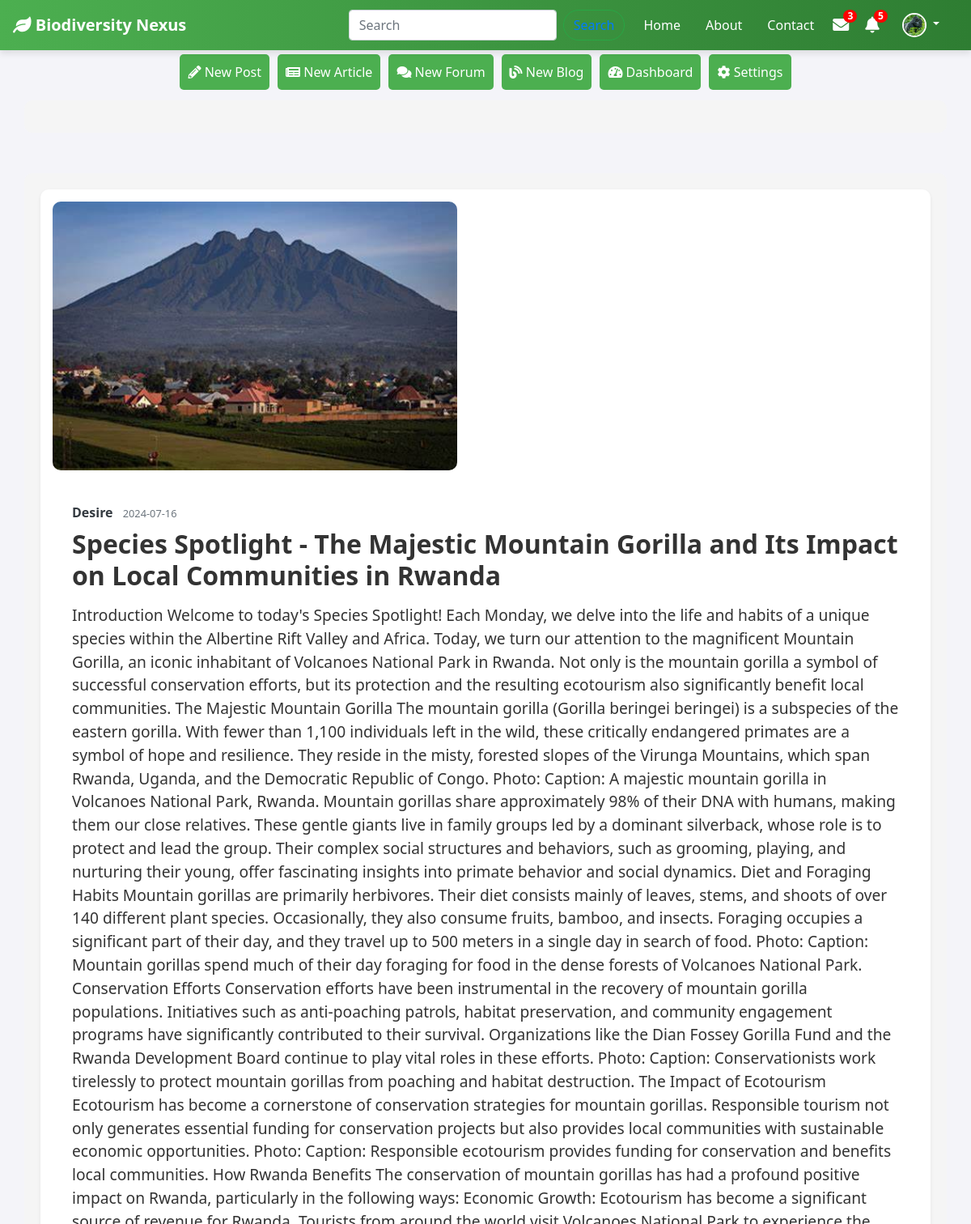
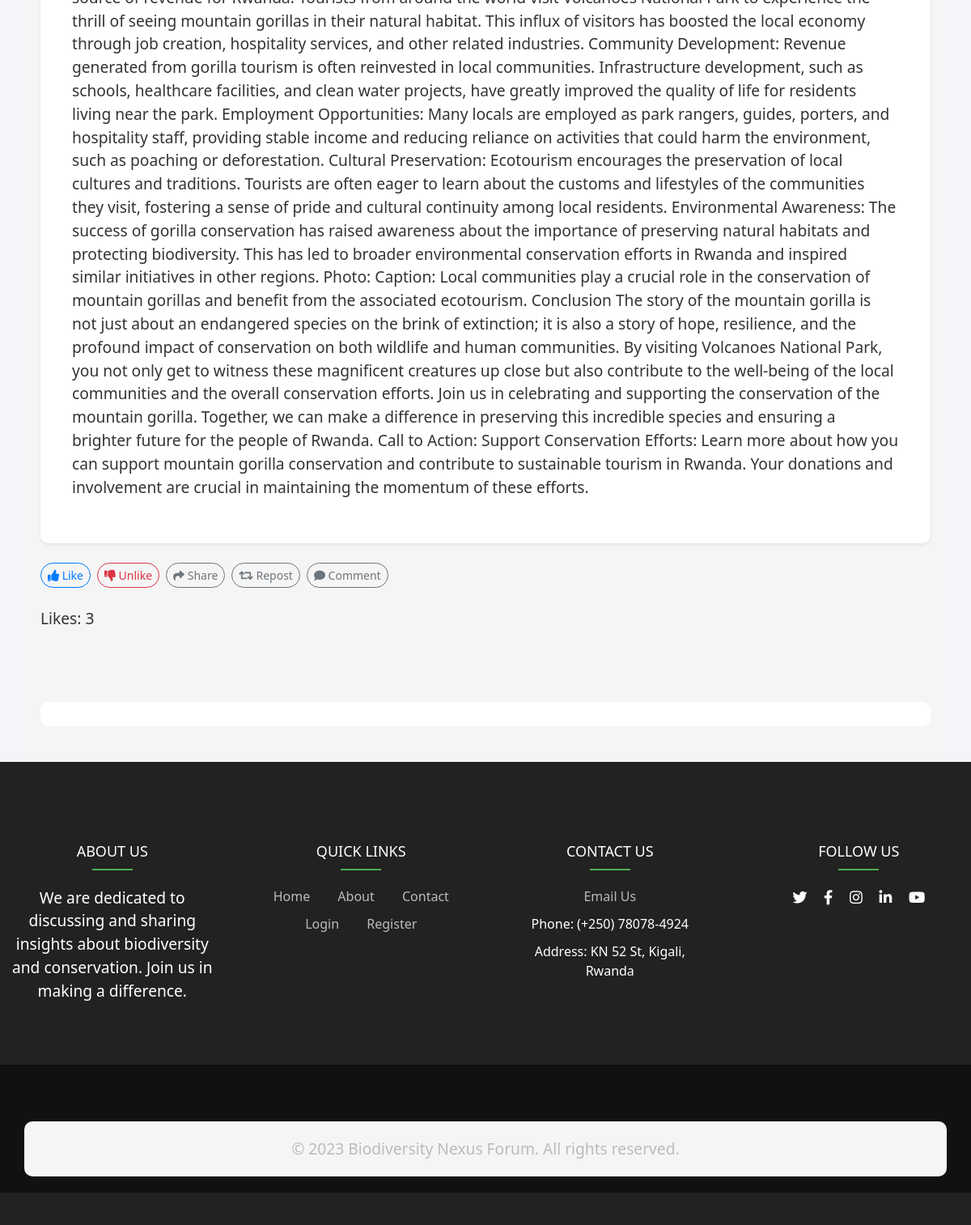
Page /post/14 (signed in) on the committed database (2 pictures, top to bottom).
### app/models.py (models this page shows, shortened)
class User(db.Model, UserMixin):
    id = db.Column(db.Integer, primary_key=True)
    username = db.Column(db.String(20), unique=True, nullable=False)
    email = db.Column(db.String(120), unique=True, nullable=False)
    profile_image = db.Column(db.String(20), nullable=False, default='default.jpg')
    password = db.Column(db.String(60), nullable=False)
    posts = db.relationship('Post', backref='author', lazy=True)
    articles = db.relationship('Article', backref='author', lazy=True)
    bio = db.Column(db.String(140), nullable=True)
    forums = db.relationship('Forum', backref='author', lazy=True)      # Added for forums
    blogs = db.relationship('Blog', backref='author', lazy=True)
    followed = db.relationship(
        'User', secondary=follows,
        primaryjoin=(follows.c.follower_id == id),
        secondaryjoin=(follows.c.followed_id == id),
        backref=db.backref('followers', lazy='dynamic'), lazy='dynamic'
    )

class Post(db.Model):
    id = db.Column(db.Integer, primary_key=True)
    title = db.Column(db.String(100), nullable=False)
    date_posted = db.Column(db.DateTime, nullable=False, default=datetime.utcnow)
    content = db.Column(db.Text, nullable=False)
    file = db.Column(db.String(20), nullable=True)
    user_id = db.Column(db.Integer, db.ForeignKey('user.id'), nullable=False)
    comments = db.relationship('Comment', backref='post', lazy=True)
    likes = db.Column(db.Integer, nullable=False, default=0)

### app/routes.py (the view)
@app.route("/post/<int:post_id>", methods=['GET', 'POST'])
def post(post_id):
    post = Post.query.get_or_404(post_id)
    return render_template('post.html', title=post.title, post=post, file=post.file)

### app/__init__.py (called while the page is built)
@login_manager.user_loader
def load_user(user_id):
    return models.User.query.get(int(user_id))

### app/templates/post.html (shortened to what this page needs)
{% extends "base.html" %}
{% block content %}
<article class="media content-section card mb-4 shadow-sm">
    <img class="card-img-top" src="{{ url_for('static', filename='uploads/' ~ post.file) }}" alt="Post image">
    <div class="media-body p-4">
        <div class="article-metadata mb-2 d-flex justify-content-between align-items-center">
            <div>
                <a class="mr-2 text-dark font-weight-bold" href="#">{{ post.author.username }}</a>
                <small class="text-muted">{{ post.date_posted.strftime('%Y-%m-%d') }}</small>
            </div>
        </div>
        <h2 class="article-title mb-3">{{ post.title }}</h2>
        <p class="article-content">{{ post.content }}</p>
    </div>
</article>
<div class="d-flex justify-content-start mt-2 mb-4">
    <form action="{{ url_for('like_post', post_id=post.id) }}" method="POST" class="d-inline">
        <button type="submit" class="btn btn-outline-primary btn-sm mr-2"><i class="fas fa-thumbs-up"></i> Like</button>
    </form>
    <form action="{{ url_for('unlike_post', post_id=post.id) }}" method="POST" class="d-inline">
        <button type="submit" class="btn btn-outline-danger btn-sm mr-2"><i class="fas fa-thumbs-down"></i> Unlike</button>
    </form>
    <button class="btn btn-outline-secondary btn-sm mr-2"><i class="fas fa-share"></i> Share</button>
    <button class="btn btn-outline-secondary btn-sm mr-2"><i class="fas fa-retweet"></i> Repost</button>
    <button class="btn btn-outline-secondary btn-sm mr-2" id="comment-btn"><i class="fas fa-comment"></i> Comment</button>
</div>
<p class="mt-2">Likes: {{ post.likes }}</p>
<div class="content-section">
</div>
{% endblock %}

### app/templates/base.html (shortened to what this page needs)
<!DOCTYPE html>
<html lang="en">
<head>
    <link rel="stylesheet" href="https://stackpath.bootstrapcdn.com/bootstrap/4.5.2/css/bootstrap.min.css">
    <link rel="stylesheet" href="https://cdnjs.cloudflare.com/ajax/libs/font-awesome/5.15.3/css/all.min.css">
    <link rel="stylesheet" href="{{ url_for('static', filename='css/style.css') }}">
    <link rel="stylesheet" href="{{ url_for('static', filename='css/about.css') }}">
    <link rel="stylesheet" href="{{ url_for('static', filename='css/contact.css') }}">
    <link rel="stylesheet" href="https://cdnjs.cloudflare.com/ajax/libs/font-awesome/5.15.4/css/all.min.css">
</head>
<body>
    <nav class="navbar navbar-expand-lg navbar-light">
        <a class="navbar-brand" href="{{ url_for('home') }}">
            <i class="fas fa-leaf"></i> Biodiversity Nexus
        </a>
        <div class="collapse navbar-collapse" id="navbarNav">
            <ul class="navbar-nav ml-auto align-items-center">
                <form class="form-inline my-2 my-lg-0">
                    <input class="form-control mr-sm-2" type="search" placeholder="Search" aria-label="Search">
                    <button class="btn btn-outline-success my-2 my-sm-0" type="submit" >
                       <a href="{{ url_for('search') }}">Search</a>
                    </button>
                </form>
                <li class="nav-item active">
                    <a class="nav-link" href="{{ url_for('home') }}">Home</a>
                </li>
                <li class="nav-item">
                    <a class="nav-link" href="{{ url_for('about') }}">About</a>
                </li>
                <li class="nav-item">
                    <a class="nav-link" href="{{ url_for('contact') }}">Contact</a>
                </li>
                <li class="nav-item">
                    <a href="{{ url_for('messages') }}" class="icon">
                        <i class="fas fa-envelope"></i>
                        <span class="badge">3</span>
                    </a>
                </li>
                <li class="nav-item">
                    <a href="{{ url_for('notifications') }}" class="icon">
                        <i class="fas fa-bell"></i>
                        <span class="badge">5</span>
                    </a>
                </li>
                {% if current_user.is_authenticated %}
                <li class="nav-item dropdown">
                    <a class="nav-link dropdown-toggle" href="#" id="profileDropdown" role="button" data-toggle="dropdown" aria-haspopup="true" aria-expanded="false">
                        <img id="profile-image" src="{{ url_for('static', filename='Profiles/' ~ current_user.profile_image) }}" alt="{{ current_user.username }}'s profile image">
                    </a>
                </li>
                {% endif %}
            </ul>
        </div>
    </nav>
    {% if current_user.is_authenticated %}
        <ul class="nav justify-content-center">
            <ul class="nav justify-content-center">
                <li class="nav-item">
                    <a class="nav-link" href="{{ url_for('new_post') }}">
                        <i class="fas fa-pencil-alt"></i> New Post
                    </a>
                </li>
                <li class="nav-item">
                    <a class="nav-link" href="{{ url_for('new_article') }}">
                        <i class="fas fa-newspaper"></i> New Article
                    </a>
                </li>
                <li class="nav-item">
                    <a class="nav-link" href="{{ url_for('new_forum') }}">
                        <i class="fas fa-comments"></i> New Forum
                    </a>
                </li>
                <li class="nav-item">
                    <a class="nav-link" href="{{ url_for('new_blog') }}">
                        <i class="fas fa-blog"></i> New Blog
                    </a>
            <li class="nav-item">
                <a class="nav-link" href="#">
                    <i class="fas fa-tachometer-alt"></i> Dashboard
                </a>
            </li>
            <li class="nav-item">
                <a class="nav-link" href="#">
                    <i class="fas fa-cog"></i> Settings
                </a>
            </li>
        </ul>
    {% endif %}
    <div class="container mt-2">
    </div>
    <div class="container">
        {% block content %}
        {% endblock %}
    </div>
    <footer class="text-center text-white">
        <div class="footer-top">
            <div class="footer-container">
                <div class="row">
                    <div class="col-md-3">
                        <h5>About Us</h5>
                        <p>We are dedicated to discussing and sharing insights about biodiversity and conservation. Join us in making a difference.</p>
                    </div>
                    <div class="col-md-3">
                        <h5>Quick Links</h5>
                        <ul>
                            <li><a href="{{ url_for('home') }}">Home</a></li>
                            <li><a href="{{ url_for('about') }}">About</a></li>
                            <li><a href="{{ url_for('contact') }}">Contact</a></li>
                            <li><a href="{{ url_for('login') }}">Login</a></li>
                            <li><a href="{{ url_for('register') }}">Register</a></li>
                        </ul>
                    </div>
                    <div class="col-md-3">
                        <h5>Contact Us</h5>
                        <ul>
                            <li><a href="mailto:biodiversitynexus@yahoo.com">Email Us</a></li>
                            <li>Phone: (+250) 78078-4924</li>
                            <li>Address: KN 52 St, Kigali, Rwanda</li>
                        </ul>
                    </div>
                    <div class="col-md-3">
                        <h5>Follow Us</h5>
                        <div class="social-icons">
                            <a href="https://twitter.com" class="text-white mx-2">
                                <i class="fab fa-twitter"></i>
                            </a>
                            <a href="https://facebook.com" class="text-white mx-2">
                                <i class="fab fa-facebook-f"></i>
                            </a>
                            <a href="https://instagram.com" class="text-white mx-2">
                                <i class="fab fa-instagram"></i>
                            </a>
                            <a href="https://linkedin.com" class="text-white mx-2">
                                <i class="fab fa-linkedin-in"></i>
                            </a>
                            <a href="https://youtube.com" class="text-white mx-2">
                                <i class="fab fa-youtube"></i>
                            </a>
                        </div>
                    </div>
                </div>
            </div>
        </div>
        <div class="footer-bottom">
            <div class="container">
                <p>&copy; 2023 Biodiversity Nexus Forum. All rights reserved.</p>
            </div>
        </div>
    </footer>
</body>
</html>

### app/static/css/style.css (style rules this page uses)
body { font-family: 'Arial', sans-serif; background-color: #f7f9fb; color: #2c3e50; }
.navbar { background: linear-gradient(to right, #4CAF50, #2E7D32); box-shadow: 0 4px 8px rgba(0, 0, 0, 0.1); }
.navbar-brand { font-weight: bold; color: #fff !important; }
.nav-item .nav-link { color: #fff !important; margin-right: 15px; font-weight: 500; }
.navbar-nav .form-inline { margin-right: 15px; }
#profile-image { width: 30px; height: 30px; object-fit: cover; border-radius: 50%; border: 2px solid #fff; transition: border-color 0.3s ease, transform 0.3s ease; }
.icon { position: relative; font-size: 20px; color: #fff; margin-right: 20px; transition: transform 0.3s ease, color 0.3s ease; }
.icon .badge { position: absolute; top: -5px; right: -10px; background: red; color: white; border-radius: 50%; padding: 2px 5px; font-size: 12px; }
.footer-info, .newsletter, .social-icons { margin-top: 20px; }
.social-icons a { font-size: 20px; margin: 0 10px; color: #994d4d; transition: color 0.3s ease; }
.footer-info p, .newsletter h5, .social-icons { color: #bbb; }
footer { background-color: #222; padding: 40px 0; }
footer ul li { display: inline-block; margin: 0 15px; }
footer ul li a { color: #bbb; transition: color 0.3s ease; }
.nav .nav-link { padding: 10px; margin: 5px; background-color: #4CAF50; color: #fff; border-radius: 5px; transition: background-color 0.3s ease; }
.footer-top { padding: 60px 0; background: #222; }
.footer-top h5 { color: #fff; font-size: 18px; text-transform: uppercase; margin-bottom: 20px; position: relative; }
.footer-top h5::after { content: ''; width: 50px; height: 2px; background: #4CAF50; display: block; margin-top: 10px; margin-left: auto; margin-right: auto; }
.footer-top ul { list-style: none; padding: 0; }
.footer-top ul li { margin-bottom: 10px; }
.footer-top ul li a { color: #bbb; text-decoration: none; }
.footer-bottom { padding: 20px 0; background: #111; }
.footer-bottom p { margin: 0; color: #bbb; }
.social-icons a { font-size: 18px; margin: 0 10px; color: #bbb; transition: color 0.3s ease; }
.content-section { margin-bottom: 1.5rem; background-color: #ffffff; border-radius: 10px; padding: 15px; }
.card-img-top { transition: transform 0.3s ease; border-radius: 10px; max-width: 500px; }
.btn { border-radius: 20px; transition: background-color 0.3s ease; }
.article-metadata a, .comment-metadata a { color: #3498db; }
.shadow-sm { box-shadow: 0 .125rem .25rem rgba(0, 0, 0, 0.075); }
.article-metadata, .d-flex { margin-top: 1rem; }

### app/static/css/about.css (style rules this page uses)
.container { margin-top: 50px; }
p { font-size: 1.2rem; }

### app/static/css/contact.css (style rules this page uses)
.container { margin-top: 50px; }
p { font-size: 1.2rem; }
.card { border: none; border-radius: 10px; box-shadow: 0 4px 8px rgba(0, 0, 0, 0.1); }
.container { background-color: #f5f5f5; padding: 20px; border-radius: 10px; }
h2 { color: #333; font-weight: bold; margin-bottom: 20px; }

### app/templates/base.html (style rules this page uses)
body { font-family: 'Segoe UI', Tahoma, Geneva, Verdana, sans-serif; background-color: #f4f4f9; color: #333; }

### rows in the picture
User: profile_image (placeholder picture)
Post: file (picture), date_posted "2024-07-16", title "Species Spotlight - The Majestic Mountain Gorilla and Its Impact on Local Communities in Rwanda", content "Introduction Welcome to today's Species Spotlight! Each Monday, we delve into the life and habits of a unique species within the Albertine Rift Valley and Africa. Today, we turn our attention to the magnificent Mountain Gorilla, an iconic inhabitant of Volcanoes National Park in Rwanda. Not only is the mountain gorilla a symbol of successful conservation efforts, but its protection and the resulting ecotourism also significantly benefit local communities. The Majestic Mountain Gorilla The mountain gorilla (Gorilla beringei beringei) is a subspecies of the eastern gorilla. With fewer than 1,100 individuals left in the wild, these critically endangered primates are a symbol of hope and…", likes "3"
User: author.username "Desire"
